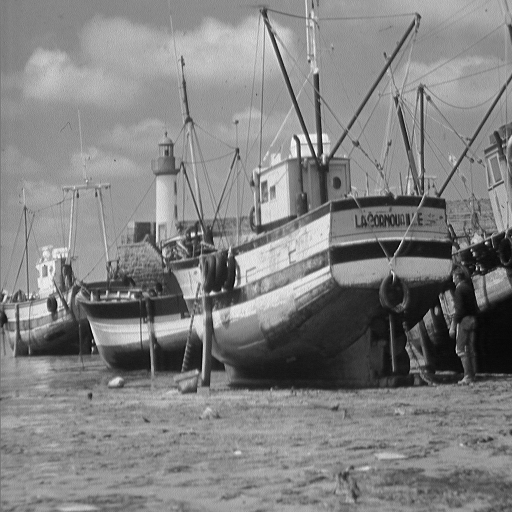
#> input picture Exercises/boat.png, 512 x 512 px
$ jupyter execute 02-NonLocalMeansStudy.ipynb   (shell and % lines are left out)
#> lines starting #> are read from the running program, lines starting #| are printed output that depends on the picture; long printed decimals are rounded
# Studying the details of non-local means
A. Kaestner<br/> Laboratory for Neutron Scattering and Imaging, Paul Scherrer Institut, Switzerland<br/>
<br/>
Non-local means is a popular method for denoising images. Here, we look at what the filter is doing.

## Load some packages

[cell 1]
import numpy as np
import matplotlib.pyplot as plt
from scipy import ndimage
from mpl_toolkits.mplot3d import Axes3D
import skimage.filters as flt
import skimage.restoration as res

# Load test image
The boat image is a often used test image with many line features.

[cell 2]
img=plt.imread('boat.png')
#> img is the input picture: shape (512, 512) float32; min 0, max 1, mean 0.509
plt.imshow(img,cmap='gray')
print(img.shape)
#| (512, 512)

# Look at different local neighborhoods

[cell 3]
def region(img,pos,M2) :
    return img[(pos[0]-M2):(pos[0]+M2+1),(pos[1]-M2):(pos[1]+M2+1)]

[cell 4]
def showRegions(img,pos1,pos2,M2) :
#> called with M2 = 2
    plt.figure(figsize=(15,8))
    plt.subplot(1,3,1)
    plt.imshow(img, cmap='gray')

    plt.plot(pos1[1],pos1[0],'ro')
    plt.plot(pos2[1],pos2[0],'yo')

    plt.subplot(1,3,2)
    r1=region(img,pos1,M2)
#> r1 = [[0.592, 0.659, 0.624, 0.671, 0.639], [0.624, 0.643, 0.639, 0.651, 0.667], [0.616, 0.647, 0.616, 0.659, 0.631], [0.6, 0.647, 0.627, 0.608, 0.616], [0.553, 0.647, 0.624, 0.553, 0.608]]
    plt.imshow(r1,clim=[0,1])
    plt.title('Region at position 1')

    plt.subplot(1,3,3)
    r2=region(img,pos2,M2)
#> r2 = [[0.173, 0.184, 0.173, 0.192, 0.176], [0.184, 0.184, 0.204, 0.192, 0.161], [0.188, 0.2, 0.2, 0.173, 0.173], [0.192, 0.176, 0.165, 0.169, 0.169], [0.176, 0.165, 0.176, 0.169, 0.169]]
    plt.imshow(r2,clim=[0,1])
    plt.title('Region at position 2')

    idiff=np.abs(np.mean(r1)-np.mean(r2))
#> idiff = 0.447
    print('Intensity difference between r1 and r2 is',idiff)
#| Intensity difference between r1 and r2 is 0.4471

    dx=pos1[0]-pos2[0]
    dy=pos1[1]-pos2[1]
    dist= np.sqrt(dx**2+dy**2)
    print('Euclidean distance between p1 and p2 is',dist)

    return idiff,dist

Let's look at 5x5-neighborhoods around some pixels

[cell 5]
plt.figure(figsize=(15,8))
M=5
pos1=[280,350]
pos2=[300,350]
M2=int(M/2)
idiff1,dist1=showRegions(img,pos1,pos2,M2)
#> idiff1 = 0.447; dist1 = 20
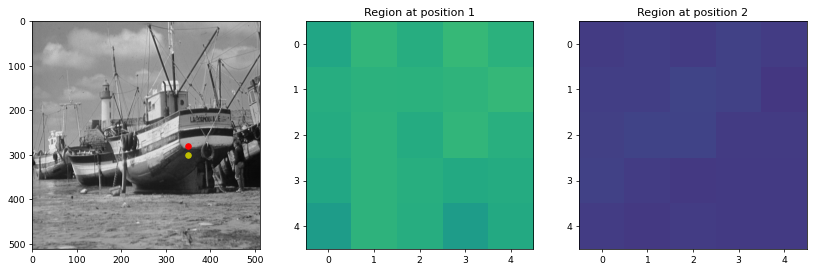
#> figure drawn by matplotlib, 3 panels

As you can see, there is great difference between the average intensity in these two neighborhoods. This means, we don't want them to contribute to each others average. Let's try two new pixels:

[cell 6]
plt.figure(figsize=(15,8))
plt.figure(figsize=(15,8))
M=5
pos3=[280,350]
pos4=[100,100]
M2=int(M/2)
idiff2,dist2=showRegions(img,pos3,pos4,M2)
#| Intensity difference between r1 and r2 is 0.02416
#> idiff2 = 0.0242; dist2 = 308.1

These positions are much more similar and there would be a benefit to combine these two positions in an average.

Comparing at the intensity difference and euclidean distance for the two positions we see that region remote from a pixel can be used to compute an average. This leads us to the non-local means.

# Non-local means algorithm

$u(p)=\frac{1}{C(p)}\sum_{q\in\Omega}v(q)\,f(p,q)$

where
- $v$ and $u$ input and result images.
- $C(p)$ is the sum of all pixel weights as <br/>$C(p)=\sum_{q\in\Omega}f(p,q)$

- $f(p,q)$ is a weight function based on the intensity difference between the pixels $p$ and $q$ <br/>$f(p,q)=e^{-\frac{|B(q)-B(p)|^2}{h^2}}$
- $B(p)=\sum_{i\in N_p} w(i-p)\cdot v(i)$, where $w(i)$ are the weights. The simple case all $w(i)=1$, but it could also be Gaussian or binomial weights.

A. Buades, "A non-local algorithm for image denoising". Computer Vision and Pattern Recognition, 2005. 2: 60–65. doi:10.1109/CVPR.2005.38.

## Looking at the diffence weights for the image relative to a single position

[cell 7]
def nlm_singlepos(img,pos,M,h) :
#> called with M = 5, h = 0.01
    res=ndimage.filters.uniform_filter(img,M)
    ref=img[pos[0],pos[1]]
#> ref = 0.616
    for r in np.arange(0,img.shape[0]) :
        for c in np.arange(0,img.shape[1]) :
            res[r,c] = np.exp(-(res[r,c]-ref)**2/h)
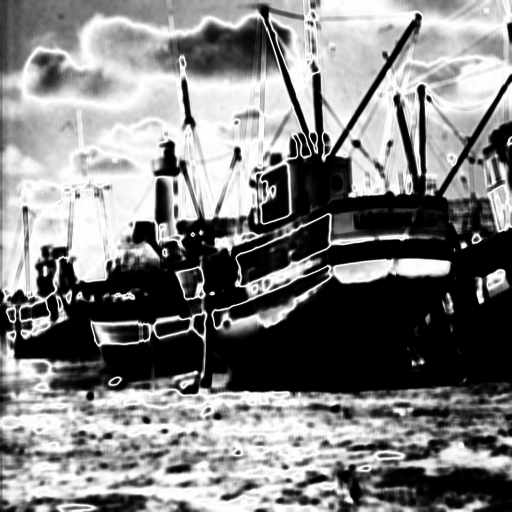
#> res: shape (512, 512) float32; min 2.43e-15, max 1, mean 0.505

    res=res/np.sum(res)
    return res

[cell 8]
def testPos(img,pos,M,h) :
    sub=nlm_singlepos(img,pos,M,h)
    plt.imshow(sub, cmap='gray')
    plt.plot(pos[1],pos[0],'or')
    print(np.min(sub),np.max(sub))
#| 1.8377748e-20 7.5494054e-06

[cell 9]
plt.figure(figsize=(15,8))
h=0.01

plt.subplot(1,3,1)
testPos(img,pos1,5,h)
plt.title('Stern')

pos=(230,400)
plt.subplot(1,3,2)
testPos(img,pos2,5,h)
#> call 2 of nlm_singlepos, with M = 5, h = 0.01
#> in nlm_singlepos (call 2), `ref=img[pos[0],pos[1]]`: ref = 0.2
#> after the loop in nlm_singlepos (call 2), `for r in np.arange(0,img.shape[0]) :`:
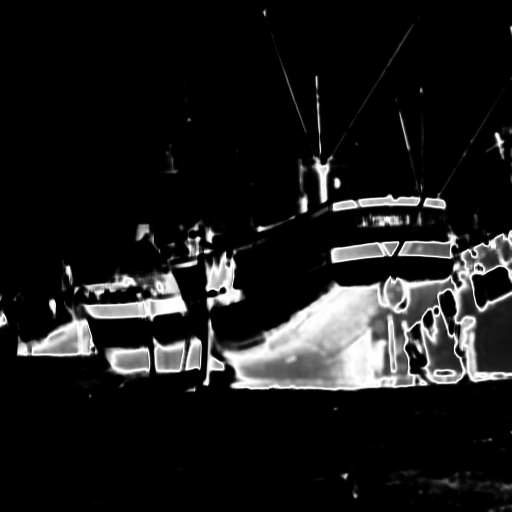
#> res: shape (512, 512) float32; min 1.18e-23, max 1, mean 0.103
#| 4.3533205e-28 3.685957e-05
plt.title('Shadow at stern')

pos=(350,300)
plt.subplot(1,3,3)
testPos(img,pos4,5,h)
#> call 3 of nlm_singlepos, with M = 5, h = 0.01
#> in nlm_singlepos (call 3), `ref=img[pos[0],pos[1]]`: ref = 0.678
#> after the loop in nlm_singlepos (call 3), `for r in np.arange(0,img.shape[0]) :`:
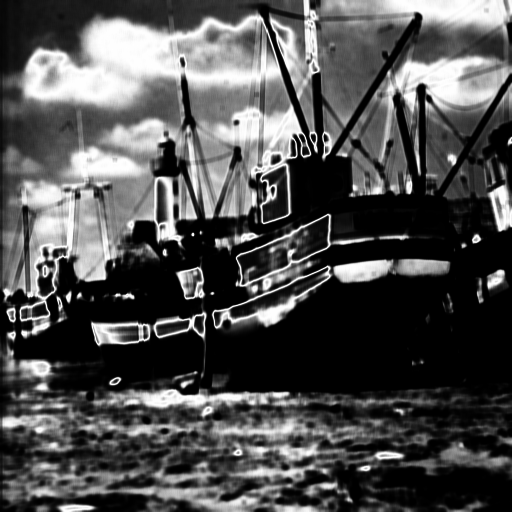
#> res: shape (512, 512) float32; min 1.13e-18, max 1, mean 0.315
#| 1.372398e-23 1.211965e-05
plt.title('Clouds')
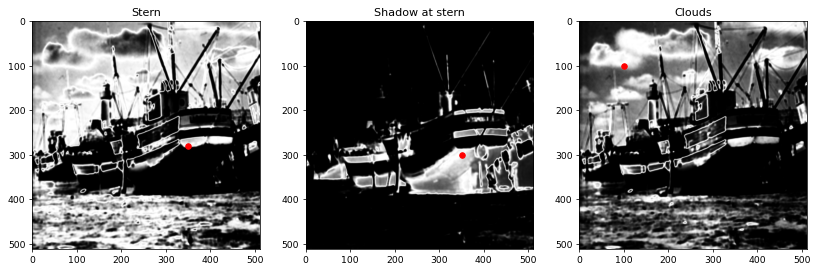
#> figure drawn by matplotlib, 3 panels

Now you can see that the weight for the clouds and the stern are more similar than the shadow region. This is confirmed by the previous finding that the intensity difference is much less between these postions than to the shadow area. This is the concept of non-locality, pixels with small intensity difference are summed up. It doesn't matter how far Euclidean distance separating them.

The new pixel value is computed as the sum of the product between image and weights. This will then be repeated for all pixels to obtain the filtered image.

## Try parameter $h$
Parameter $h$ controls the sensitivity of the filter. Below, you can see what happens when $h$ is increased.

[cell 10]
plt.figure(figsize=[15,12])
parH=[0.01,0.02,0.05,0.1]
pos=(230,400)

for i in range(len(parH)) :
    print(parH[i])
    plt.subplot(2,2,i+1)
    fimg=testPos(img,pos,5,h=parH[i])

    plt.title('h={}'.format(parH[i]))
#> this loop made 4 passes
#| 2.8599112e-18 2.5862337e-05
#| 4.8910416e-12 1.470818e-05
#| 1.9805299e-08 7.727596e-06
#| 2.867905e-07 5.6649524e-06
#> pass 1, in nlm_singlepos (call 4), `res=res/np.sum(res)`:
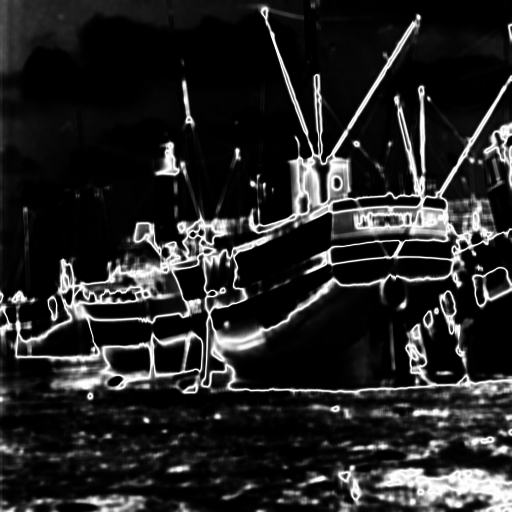
#> res: shape (512, 512) float32; min 2.86e-18, max 2.59e-05, mean 3.81e-06; drawn with min black and max white
#> pass 3, in nlm_singlepos (call 6), `res=res/np.sum(res)`:
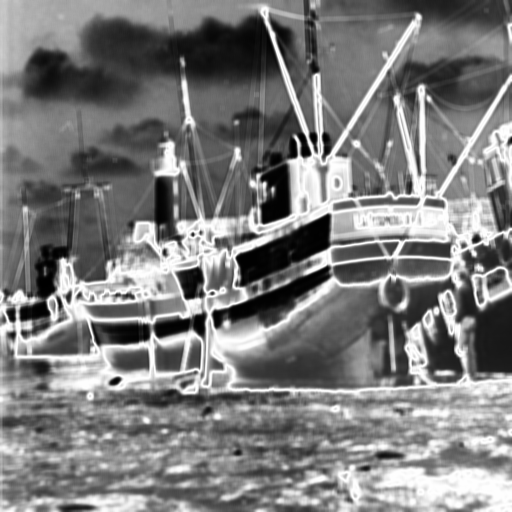
#> res: shape (512, 512) float32; min 1.98e-08, max 7.73e-06, mean 3.81e-06; drawn with min black and max white
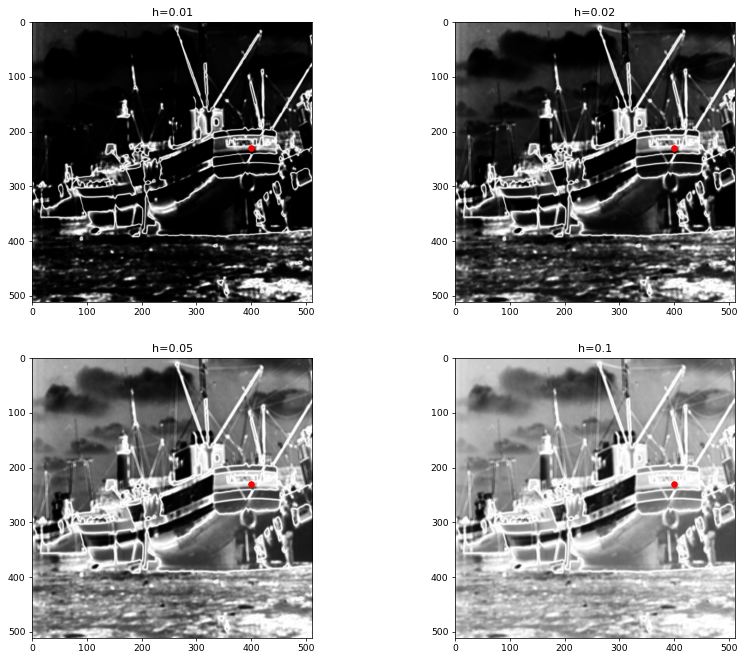
#> figure drawn by matplotlib, 4 panels

The effect of a greater value on $h$ is that a wider range of pixel values are considered for the average computation of a position. If you look at $h=0.01$, only very similar values are considered. This changes when $h$ increase and for the case of $h=0.1$ a great number of pixels contribute to the average.

# Putting it all together
The non-local means filter is implemented in scikit image (module restoration). Basic use with default parameters gives:

[cell 11]
nlm=res.denoise_nl_means(img,)
plt.imshow(nlm)

I.e. rather strong filter effect. But as you can see, edges are still well-preserved. You may think that the filter effect is too strong and provide patchy (piecewise constant) results. This can be tuned with sensitivity parameter $h$.

## Try parameter $h$
Let's try what happens when the sensitivity parameter h changes:

[cell 12]
plt.figure(figsize=[15,12])
parH=[0.01,0.02,0.05,0.1]

for i in range(len(parH)) :
    print(parH[i])
    fimg=res.denoise_nl_means(img,h=parH[i])
    plt.subplot(2,2,i+1)
    plt.imshow(fimg)
    plt.title('h={}'.format(parH[i]))

## Try noise performance
Now let's add some noise to the data:
### Gaussian
Gaussian noise can be handled well, but there may be a need to adjust $h$ to cope with lower SNR

[cell 13]
SNR=[0.01, 0.02,0.05, 0.1]
plt.figure(figsize=[15,12])

for i in range(len(SNR)) :
    nimg=img+np.random.normal(0,SNR[i],size=img.shape)
    fimg=res.denoise_nl_means(nimg,h=0.05)
    plt.subplot(2,2,i+1)
    plt.imshow(fimg)
    plt.title('SNR={}'.format(1/SNR[i]))
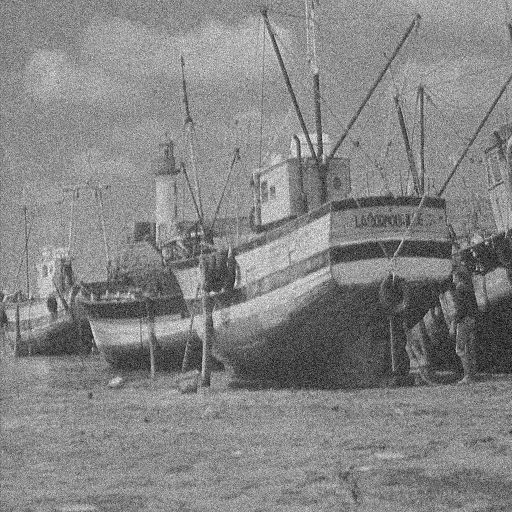
#> nimg: shape (512, 512) float64; min -0.302, max 1.25, mean 0.509; drawn with min black and max white
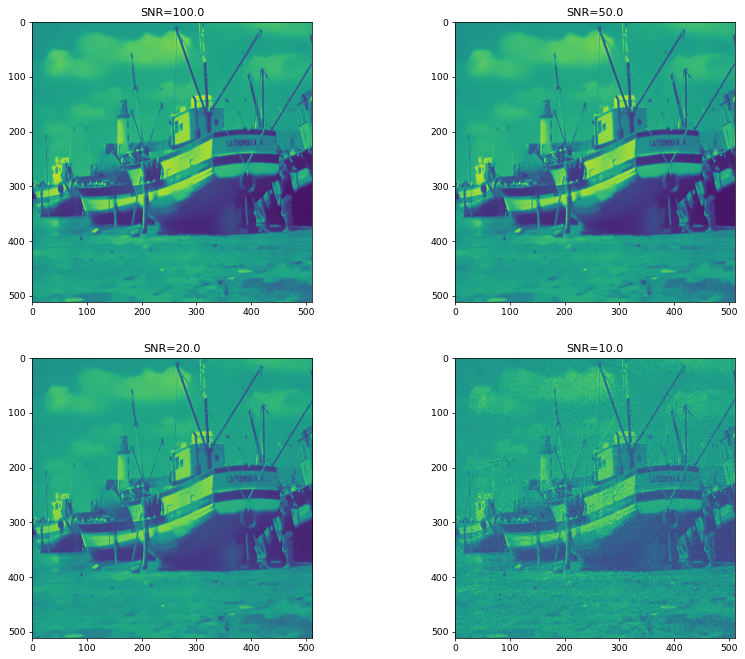
#> figure drawn by matplotlib, 4 panels
